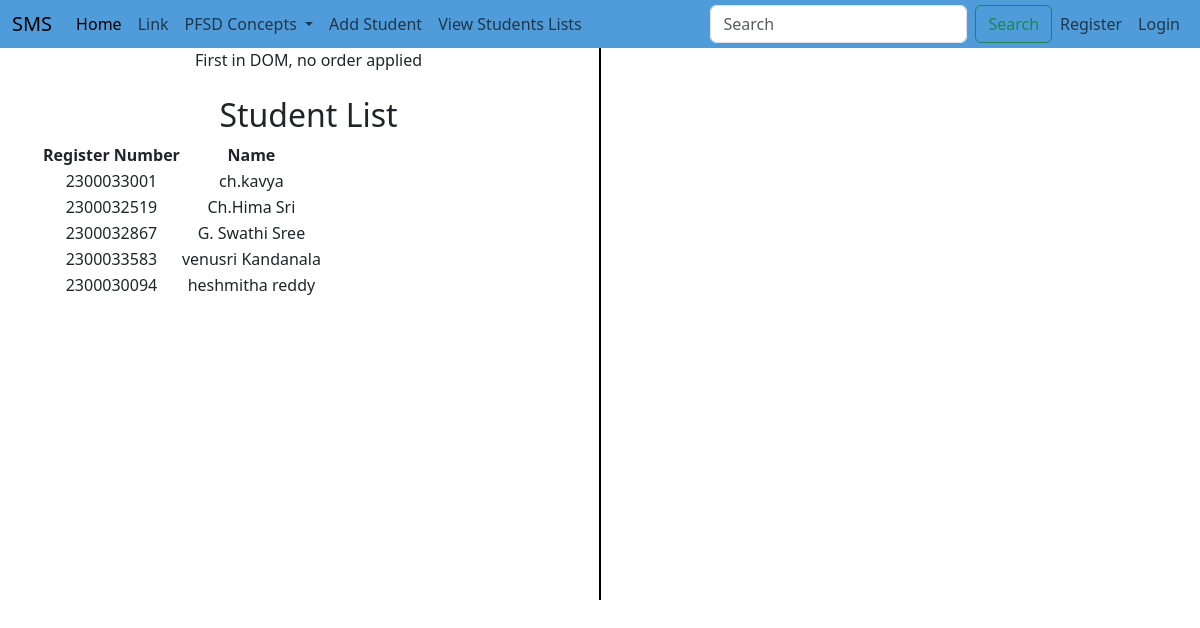
The page /student_list/ on the database its author committed.
### adminapp/models.py (models this page shows)
class StudentList(models.Model):
    Register_Number= models.CharField(max_length=20, unique=True)
    Name=models.CharField(max_length=100)

### adminapp/views.py (the view)
# urls.py: path('student_list/',views.student_list, name='student_list'),
def student_list(request):
    students = StudentList.objects.all()
    return render(request, 'adminapp/student_list.html',{'students': students})

### templates/adminapp/student_list.html (shortened to what this page needs)
<!DOCTYPE html>
{% extends 'Navbar/ProjectNavbar.html' %}
{% load static %}
{% block body %}
<div class="container text-center">
  <div class="row">
    <div class="col">
      First in DOM, no order applied
        <br><br>
            <h2>Student List</h2>
<table>
    <tr>
        <th>Register Number</th>
        <th>Name</th>
    </tr>
    {% for student in students %}
    <tr>
        <td>{{ student.Register_Number }}</td>
        <td>{{ student.Name }}</td>
    </tr>
    {% endfor %}
</table>
    </div>
      <br><br><br><br><br><br><br><br><br><br><br><br><br><br><br><br>
      <br><br><br><br><br><br><br>
       <div class="col-auto d-flex align-items-center">
      <div style="border-left: 2px solid black; height: 100%;"></div>
    </div>
    <div class="col">
        <br><br>
    </div>
  </div>
</div>
{% endblock %}

### templates/Navbar/ProjectNavbar.html (shortened to what this page needs)
<!DOCTYPE html>
<html lang="en">
<head>
    <link href="https://cdn.jsdelivr.net/npm/bootstrap@5.3.3/dist/css/bootstrap.min.css" rel="stylesheet">
</head>
<body>
<nav class="navbar navbar-expand-lg  flex-shrink-0 py-sm-1" style="background-color:#509cda">
  <div class="container-fluid">
    <a class="navbar-brand" href="{% url 'projecthomepage' %}">SMS</a>
    <div class="collapse navbar-collapse" id="navbarSupportedContent">
      <ul class="navbar-nav me-auto mb-2 mb-lg-0">
        <li class="nav-item">
          <a class="nav-link active" aria-current="page" href="#">Home</a>
        </li>
        <li class="nav-item">
          <a class="nav-link" href="#">Link</a>
        </li>
        <li class="nav-item dropdown">
          <a class="nav-link dropdown-toggle" href="#" role="button" data-bs-toggle="dropdown" aria-expanded="false">
            PFSD Concepts
          </a>
        </li>
        <li class="nav-item">
          <a class="nav-link" href="{% url 'add_student' %}">Add Student</a>
        </li>
          <li class="nav-item">
          <a class="nav-link" href="{% url 'student_list' %}">View Students Lists</a>
        </li>
      </ul>
      <form class="d-flex" role="search">
        <input class="form-control me-2" type="search" placeholder="Search" aria-label="Search">
        <button class="btn btn-outline-success" type="submit">Search</button>
      </form>
    </div>
    <ul  class="navbar-nav ms-auto">
<li>
        {% if user.is_authenticated %}
        <li class="nav-item">
        <span class="nav-link">Welcome, {{ user.username }}</span>
    </li>
          <li class="nav-item">
          <a class="nav-link" href="#">Logout</a>
          </li>
        {% else %}
                <li class="nav-item">
          <a class="nav-link" href="{% url 'UserRegisterpagecall' %} ">Register</a>
        </li>
          <li class="nav-item">
          <a class="nav-link" href="{% url 'UserLoginPageCall' %} ">Login</a>
        </li>
        {% endif %}
 </li>
      </ul>
  </div>
</nav>
{% block body %}
{% endblock %}
</body>
</html>

### rows shown on the page
StudentList: Register_Number "2300033001", Name "ch.kavya"
StudentList: Register_Number "2300032519", Name "Ch.Hima Sri"
StudentList: Register_Number "2300032867", Name "G. Swathi Sree"
StudentList: Register_Number "2300033583", Name "venusri Kandanala"
StudentList: Register_Number "2300030094", Name "heshmitha reddy"
